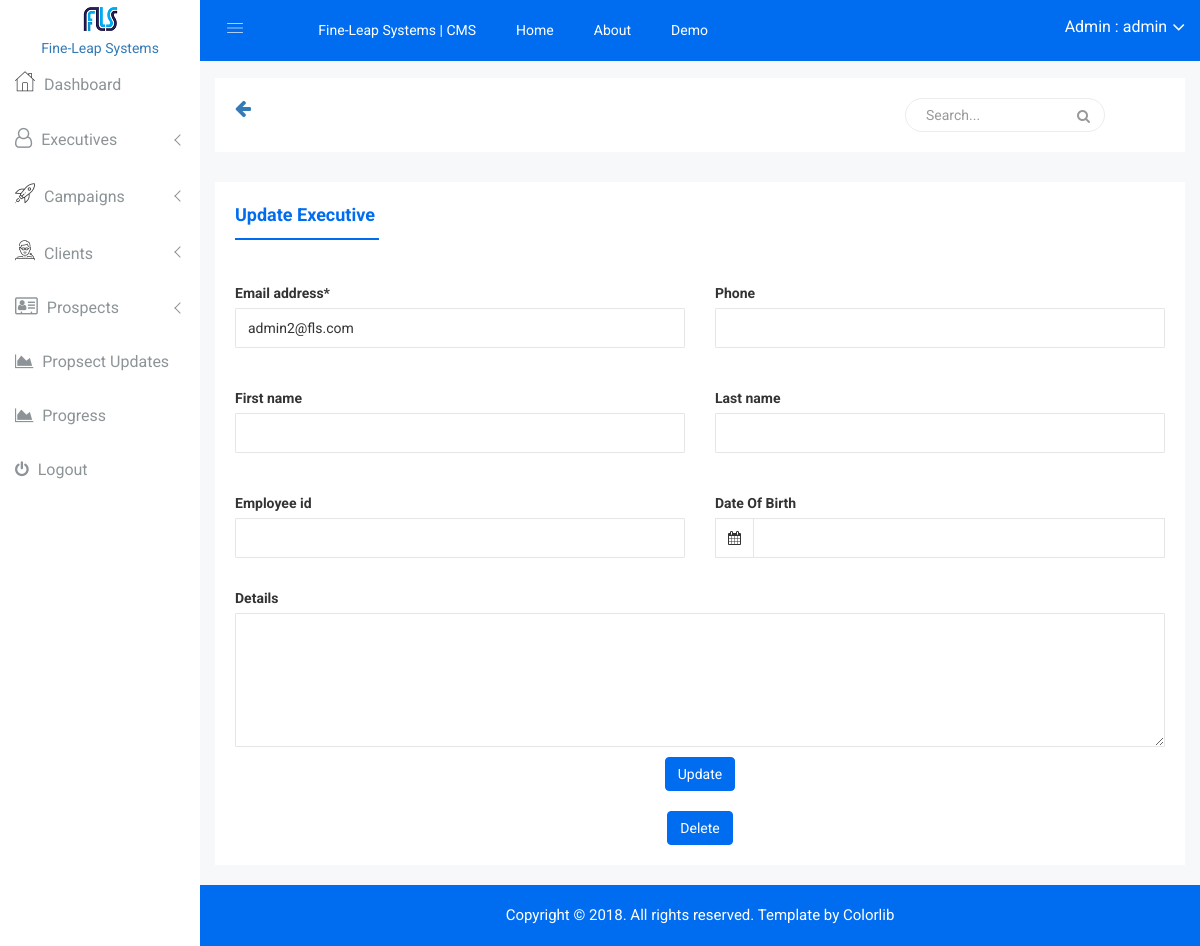
/crm_admin/executives/update/2/ (signed in), run on an earlier commit of the app's database.
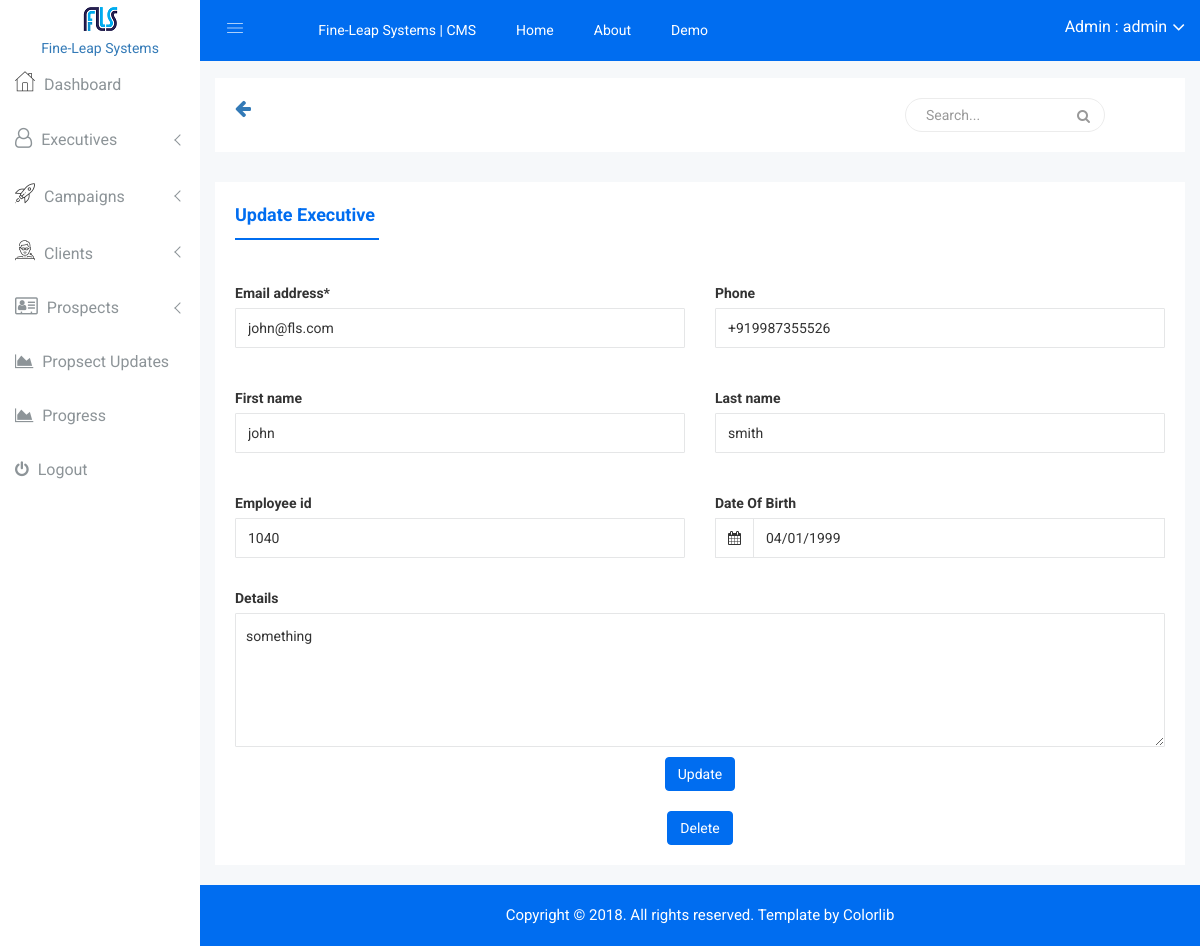
And on a later commit of the database.
### portal/models.py (models this page shows, shortened)
class User(AbstractBaseUser, PermissionsMixin):
    email = models.EmailField(_('email address'), unique=True)
    first_name = models.CharField(max_length=32, blank=True)
    last_name = models.CharField(max_length=32, blank=True)
    phone = models.CharField(max_length=13, blank=True)
    employee_id = models.CharField(max_length=12, blank=True)
    date_joined = models.DateTimeField(_('date joined'), auto_now_add=True)
    date_of_birth = models.DateField(blank=True, null=True)
    details = models.TextField(blank=True)
    is_active = models.BooleanField(_('active'), default=True)
    is_staff = models.BooleanField(_('staff'), default=False)
    is_superuser = models.BooleanField(_('superuser'), default=False)
    objects = UserManager()
    USERNAME_FIELD = 'email'
    REQUIRED_FIELDS = []
    class Meta:
        verbose_name = _('user')
        verbose_name_plural = _('users')
    def __str__(self):
        return self.get_email_name
    @property
    def get_display_text(self):
        if self.get_full_name:
            return self.get_full_name
        else:
            return self.__str__()
    @property
    def get_full_name(self):
        return "{} {}".format(self.first_name, self.last_name) if (self.first_name or self.last_name) else ""
    @property
    def get_email_name(self):
        email_str = str(self.email)
        return email_str[:email_str.rfind("@")]
    @property
    def get_admin_delete_url(self):
        return reverse_lazy("crm_admin:executive_delete", kwargs={"id": self.id})

### crm_admin/views.py (the view)
        class WrappedClass(UserPassesTestMixin, wrapped):
            def test_func(self):
                return self.request.user.is_superuser

### crm_admin/views.py (called while the page is built)
def superuser_required():
    def wrapper(wrapped):
        class WrappedClass(UserPassesTestMixin, wrapped):
            def test_func(self):
                return self.request.user.is_superuser
        return WrappedClass
    return wrapper

### crm_admin/templates/crm_admin/executives/update.html (shortened to what the changed rows need)
{% extends "crm_admin/base.html" %}
{% load crispy_forms_tags %}
{% block content %}
        <div class="single-pro-review-area mt-t-30 mg-b-15">
            <div class="container-fluid">
                <div class="row">
                    <div class="col-lg-12 col-md-12 col-sm-12 col-xs-12">
                        <div class="product-payment-inner-st">
                            <div id="myTabContent" class="tab-content custom-product-edit">
                                <div class="product-tab-list tab-pane fade active in" id="description">
                                    <div class="row">
                                        <div class="col-lg-12 col-md-12 col-sm-12 col-xs-12">
                                            <div class="review-content-section">
                                                <div id="dropzone1" class="pro-ad">
                                                    <form method="post" class="dropzone dropzone-custom needsclick add-professors" id="demo1-upload">
                                                        <div class="row">
                                                            <div class="form-group col-lg-6">
                                                                {{ form.email|as_crispy_field }}
                                                            </div>
                                                            <div class="form-group col-lg-6">
                                                                {{ form.phone|as_crispy_field }}
                                                            </div>
                                                        </div>
                                                        <div class="row">
                                                            <div class="form-group col-lg-6">
                                                                {{ form.first_name|as_crispy_field }}
                                                            </div>
                                                            <div class="form-group col-lg-6">
                                                                {{ form.last_name|as_crispy_field }}
                                                            </div>
                                                        </div>
                                                        <div class="row">
                                                            <div class="form-group col-lg-6">
                                                                {{ form.employee_id|as_crispy_field }}
                                                            </div>
                                                            <div style="top: 10px" class="form-group data-custon-pick col-lg-6" id="data_2">
                                                                <div class="input-group date">
                                                                    <span class="input-group-addon"><i class="fa fa-calendar"></i></span>
                                                                    <input type="text" name="date_of_birth" class="form-control" value="{{ form.date_of_birth.initial|date:"d/m/Y" }}">
                                                                </div>
                                                            </div>
                                                        </div>
                                                        {{ form.details|as_crispy_field }}
                                                    </form>
                                                </div>
                                            </div>
                                        </div>
                                    </div>
                                </div>
                            </div>
                        </div>
                    </div>
                </div>
            </div>
        </div>
{% endblock %}

What changed in the data, as far as the page shows it:
changed User: email "admin2@fls.com" → "john@fls.com"; phone (not shown) → "+919987355526"; first_name (not shown) → "john"; last_name (not shown) → "smith"; employee_id (not shown) → "1040"; date_of_birth (not shown) → "04/01/1999"; details (not shown) → "something"
